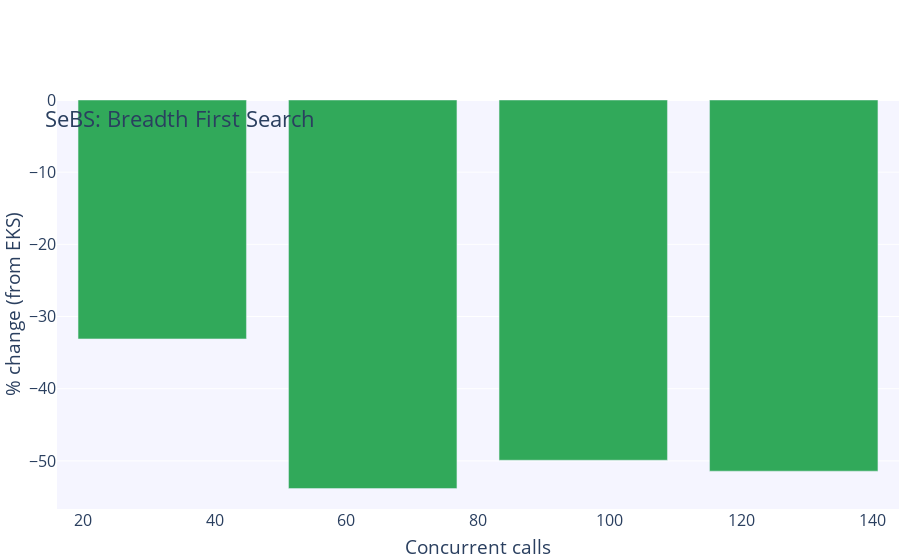

The notebook cell this image was saved under:
### Code cell
fig = go.Figure()

# Add figure title
fig.update_layout(
    barmode='group',
    legend=dict(
        orientation="h",
        yanchor="bottom",
        y=1.02,
        xanchor="center",
        x=0.47
    ),
    margin=dict(
        # t=0,
        b=1,
        l=1,
        r=1,
        autoexpand=True
    ),
    font=dict(
        size=16
    ),
    title={
        'text': "SeBS: Breadth First Search",
        'y':0.8,
        'yanchor': 'top'},
    xaxis_title_text='Concurrent calls',
    yaxis_title_text='% change (from EKS)',
    plot_bgcolor=bgColor
)

data=[]
for i, k in enumerate(list(clusters.keys())[:-1], start=3):
    y_data=[]
    for c in concurrent_calls:
        kops_mean=sebs_df[k]['bfs'][c]['runtime'].mean()
        eks_mean=sebs_df['EKS 8x 8vCPU 16Gb arm64']['bfs'][c]['runtime'].mean()
        percent_change=(kops_mean - eks_mean) * 100 / eks_mean
        y_data.append(percent_change)
    fig.add_trace(go.Bar(name=k, x=concurrent_calls, y=y_data, marker_color=colorPallet[i]))

fig.show()

# Save graph
if not os.path.exists("graphs"):
    os.mkdir("graphs")
fig.write_image("graphs/sebs_arm64_bfs_percentage_difference.png", width=baseFigureWidth, height=baseFigureHeight)

### Figure 1 — Plotly figure (JSON) as saved in the notebook; plotly's stock layout.template omitted (floating-point values rounded to 4 significant figures)
{"data": [{"marker": {"color": "rgba(49, 169, 90, 255)"}, "name": "kOps 8x 8vCPU 16Gb arm64", "type": "bar", "x": [32, 64, 96, 128], "y": [-33.1, -53.83, -49.91, -51.42]}], "layout": {"autosize": true, "barmode": "group", "font": {"size": 16}, "legend": {"orientation": "h", "x": 0.47, "xanchor": "center", "y": 1.02, "yanchor": "bottom"}, "margin": {"autoexpand": true, "b": 1, "l": 1, "r": 1}, "plot_bgcolor": "rgba(245,245,255,255)", "title": {"text": "SeBS: Breadth First Search", "y": 0.8, "yanchor": "top"}, "xaxis": {"autorange": true, "range": [16, 144], "title": {"text": "Concurrent calls"}, "type": "linear"}, "yaxis": {"autorange": true, "range": [-56.66, 0], "title": {"text": "% change (from EKS)"}, "type": "linear"}}}
